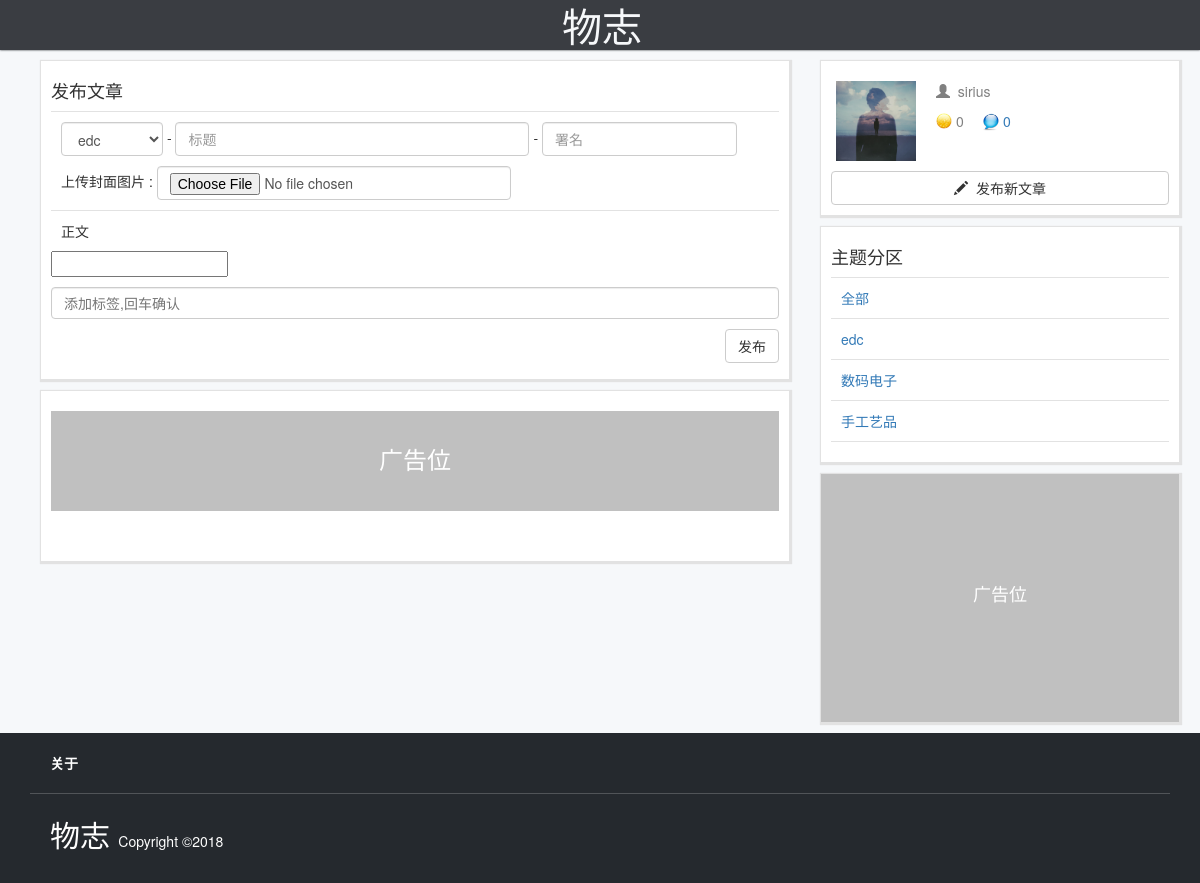
Page /article/publish/ (signed in) on the committed database.
### userpage/models.py (models this page shows, shortened)
class Profile(models.Model):
    user = models.OneToOneField(User, on_delete=models.CASCADE)
    location = models.CharField(max_length=30, blank=True)
    avatar = models.ImageField(upload_to='static/avatar/', blank=True, null=True)
    point = models.IntegerField()
    unread = models.IntegerField(default=0)

### article/models.py (models this page shows)
class Section(models.Model):
    id = models.AutoField(primary_key=True)
    name = models.CharField(max_length=256)
    def __str__(self):
        return self.name
    class Meta:
        db_table ="Section"

### article/views.py (the view)
# urls.py: path('publish/', views.publish, name='publish'),
def publish(request):
    if request.method == 'POST':
        article_form = ArticleForm(request.POST,request.FILES,instance=None)
        if article_form.is_valid():
            instance = article_form.save(commit=False)
            instance.ip = request.META['REMOTE_ADDR']
            art = instance.save()
            return redirect('/article/%d/' % (instance.pk,))
        else:
            messages.error(request, article_form.errors)
    else:
        article_form = ArticleForm(instance=None)
    return render(request,'article/publish.html',{'article_form':article_form,'operation':'发布'})

### article/models.py
class ArticleForm(ModelForm):
    class Meta:
        model = Article
        fields = ['title','author','author_id','section','tag','cover','detail']
        error_messages = {
            'section':{'required': '请选择主题分区'},
            'author':{'required': '请输入作者名称'},
            'cover':{'required': '请上传封面图'},
            'detail':{'required': '请输入正文内容'},
            'title':{'required': '请输入文章标题'},
            }
        widgets = {
           'detail':TinyMCE(attrs={'cols':'100%','rows':30}),
           'cover':FileInput(attrs={'style':'width:50%','class':'form-control','placeholder':"封面"}),
           'tag':TextInput(attrs={'class':'form-control','placeholder':"添加标签,回车确认",'data-role':'tagsinput'}),
           'author':TextInput(attrs={'class':'form-control','placeholder':"署名"}),
           'title':TextInput(attrs={'style':'width:50%','class':'form-control','placeholder':"标题"}),
           'section':widgets.Select(choices=Section.objects.values_list('id','name'),attrs={'class':'form-control','placeholder':"标题"}),
            }

### edconline/globalarg.py (called while the page is built)
def settings(request):
    secs = Section.objects.all()
    if request.user.is_authenticated:
        userid = request.user.id
        user =Profile.objects.get(user=userid)
        return {'secs':secs,'user':user}
    else:
        return {'secs':secs}

### article/templates/article/publish.html (shortened to what this page needs)
{% extends "base.html" %}
{% block header %}
<link href="/static/bootstrap/css/bootstrap-tagsinput.css" rel="stylesheet">
{% endblock %}
{% block banner %}
    <div style="height:30px">
    </div>
{% endblock %}
{% block content %}
<div class="card">
    <h4>{{operation}}文章</h4>
    <span class="sep margintop"></span>
    <form method="post" class="form-inline textarea" data-ajax="false" enctype="multipart/form-data" novalidate>
        <p>{{article_form.section}} - {{article_form.title}} - {{article_form.author}}</p>
	    <p>上传封面图片 : {{article_form.cover}}</p>
        <span class="sep margintop"></span>
        <p>正文</p>
        {{article_form.detail}}
        <button class="btn btn-default pull-right" type="submit">发布</button>
    </form>
</div>
<div class="card margintop article-content">
    <div class="ad1"> <h3>广告位</h3> </div>
</div>
{% endblock %}

### templates/base.html (shortened to what this page needs)
<!DOCTYPE html>
{% load staticfiles %}
{% load timetonow %}
<html>
    <head>
        <link href="/static/bootstrap/css/bootstrap.min.css" rel="stylesheet">
        <link href="/static/bootstrap/css/style.css" rel="stylesheet">
        <link href='http://cdn.webfont.youziku.com/webfonts/nomal/114602/46453/5a919786f629d911e0099415.css' rel='stylesheet' type='text/css' />
        {% block header %}{% endblock %}
    </head>
    <body>
        <nav class="navbar-collapse collapse navbar-fixed-top">
            <div class="container">
                <ul class="nav navbar-nav">
                    <li class="css106de12c1c1bfaa ">
                        <a class="logo" href='/'>物志</a>
                    </li>
                </ul>
            </div>
        </nav>
        {% block banner %}{% endblock %}
        <div class="container-fluid">
            <div class="container">
                <div class="row ">
                    <div class="content col-md-8">
                        {% block content %}{% endblock%}
                    </div>
                    <div class="sidebar col-md-4">
                    {% block sidebar %}
						<div class="card">
                            {% ifnotequal user.id None %}
						    <div class="usercard row">
						        <a href="/userpage/member/{{user.user}}/"><div class="usercard-avatar" style="background:url(/{{user.avatar}}) no-repeat;background-size:80px 80px;">
						        </div></a>
						        <div class="usercard-info">
						        	<p>
						        		<a href="/userpage/member/{{user.user}}/"><span class="glyphicon glyphicon-user fad"> </span>&nbsp;<span class="fad">
						        			{{user.user}}
						        		</span> </a>
						        	</p>
						        	<p>
						        		<img src="/static/image/coin16.png" style="display:inline-block;padding-bottom: 4px" alt="金币" > <span class="fad">
						        			{{user.point}}
						        		</span> &nbsp;&nbsp;&nbsp;
                                        <img src="/static/image/notice.png" width="16" height="16" style="display:inline-block;padding-bottom: 2px;width:16px;height:20px" alt="未读提醒" >
                                        <span class="fad" alt="未读提醒">
                                           <a href="/userpage/member/{{user.user}}/">{{user.unread}}</a>
						        		</span> &nbsp;&nbsp;&nbsp;
						        	</p>
						        </div>
						    </div>
						    <button class="btn btn-default" style="width:100%;margin-top: 10px" type="submit" onclick="window.location.href='/article/publish/'">
						    	<span class="glyphicon glyphicon-pencil"></span>&nbsp; 发布新文章
						    </button>
                            {% endifnotequal %}
						</div>
                        <div class="card">
                                <h4>主题分区</h4>
                                <span class="sep"></span>
                                <p><a href="/">全部</a></p>
                                <span class="sep"></span>
                                {% for i in secs %}
                                        <p><a href="/?catalog={{i.name}}">{{i.name}}</a></p>
                                        <span class="sep"></span>
                                {% endfor %}
                        </div>
                        <div class="card ad2">
                                <h4>广告位</h4>
                        </div>
                    {% endblock %}
                	</div>
        	    </div>
        	</div>
    <footer class="foot-wrap">
            <div class="container">
                    <section class="foot-top">
                            <strong>
                                <a href="" >关于</a>
                            </strong>
                    </section>
                    <section class="foot-bottom">
                        <span class="css106de12c1c1bfaa" style="font-size:30px;font-color:#d73a49">
                            <a class="logo" href='/'>物志</a>
                        </span>
                        Copyright ©2018
                    </section>
            </div>
    </footer>
	</div>
    </body>
</html>

### rows in the picture
Profile: avatar (picture), user "sirius", point "0", unread "0"
Section: name "edc"
Section: name "数码电子"
Section: name "手工艺品"

### other values in the picture
{{ operation }} "发布"
